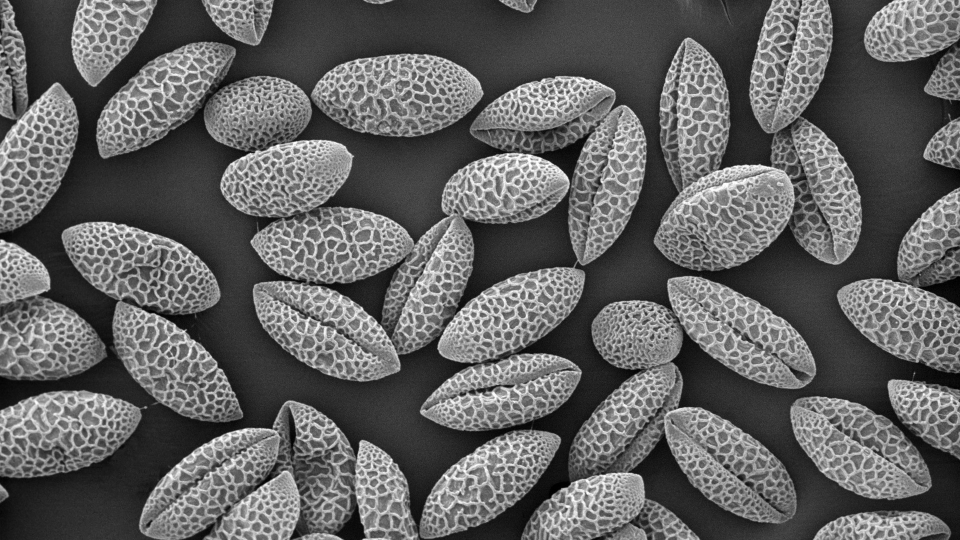
%> input picture Matlab scripts/averagefilter/beans.jpg, 1920 x 1080 px (shown at 1/2 size)
$ octave --eval "averagefilter;"   (GNU Octave 9; MATLAB toolbox functions it lacks are replaced by stand-ins)
%> lines starting %> are read from the running program, lines starting %| are printed output that depends on the picture

function averagefilter()

    %%% Write a computer program capable of reducing the number of intensity levels in an image from 256 to 2, in integer powers of 2. The desired number of intensity levels needs to be a variable input to your program.
    %I = randi(10,3);
    I = imread('beans.jpg');
%> I is the input picture: size 1080x1920x3 uint8; min 0, max 255, mean 98.5
    I = rgb2gray(I);
%> I: size 1080x1920 uint8
    I = im2double(I);
%> I: size 1080x1920 double


%     integerPowerOf2 = 4;
%     J = intensityLevelReducer(I,integerPowerOf2);   % mist take image with values 0-255, not floating point
%     figure; imshow(I);
%     figure; imshow(J);


    %%% manually apply y x y average filter
    K = averageFilter(I,9);
    figure;imshow(I);
    figure;imshow(K);


    %% rotate image
%     I45 = imrotate(I, 45);
%     I90 = imrotate(I,90);


    %% for n x n block of image replace all corresponding n pixels by their average. This operation simulates reducing the image spatial resolution
    % matlab imresize does this, method 'cubic' kernel


end


function newImage = intensityLevelReducer(I, integerPower2)
    reductionFactor = 2^integerPower2;
    newImage =  floor(I./reductionFactor)* reductionFactor;
end


% n is the dimention of the neighborhood filter: n x n, n must be odd >= 3
function filteredImage = averageFilter(image, n)
%> called with n = 9


    %% first append rows and columns of zeros to image
    [nrow, ncol] = size(image);
%> nrow = 1080; ncol = 1920
    extendedImage = image;
    N = floor(n/2);
    zeroRow = zeros(nrow, N);
    zeroCol = zeros(N, ncol + 2* N);
    extendedImage = [zeroRow, extendedImage, zeroRow];
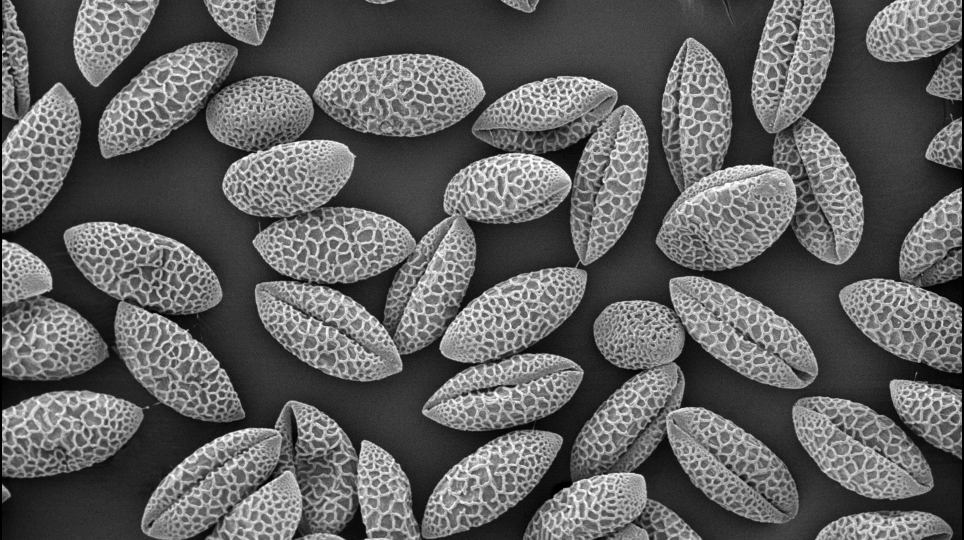
%> extendedImage: size 1080x1928 double (shown at 1/2 size); min 0, max 1, mean 0.384
    extendedImage = [zeroCol ; extendedImage; zeroCol];
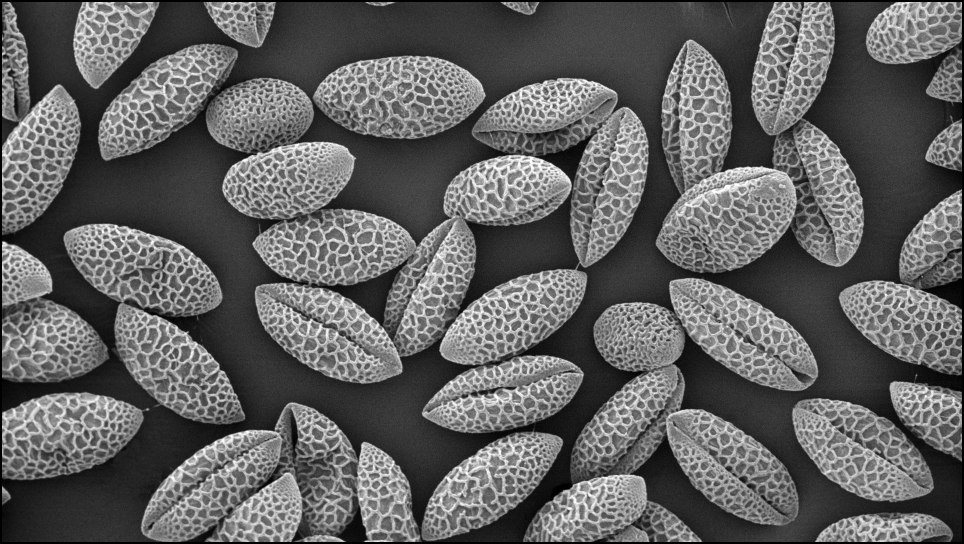
%> extendedImage: size 1088x1928 double (shown at 1/2 size); min 0, max 1, mean 0.382


    filteredImage = zeros(nrow, ncol);
    %% now apply n x n filter to image
    %  implemented ineffiecient, for learning purposes

    for i = 1 :2*N: nrow
        for j = 1 :2*N: ncol
            neighborhood = extendedImage(i: i + 2*N, j: j + 2*N);
            filteredImage(i,j) = sum(neighborhood(:))/n^2;
        end
    end
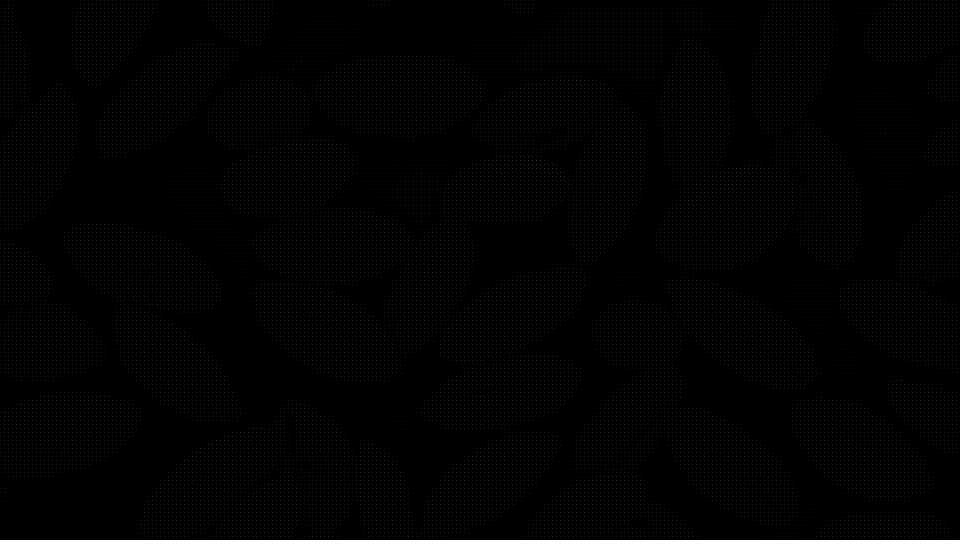
%> filteredImage: size 1080x1920 double (shown at 1/2 size); min 0, max 0.901, mean 0.00601


end
